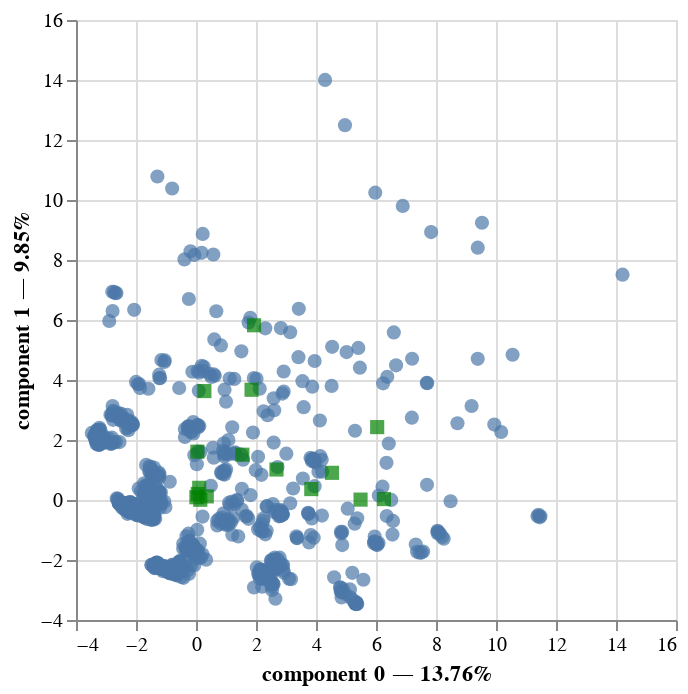

Notebook source saved alongside this figure:
### Markdown cell above
# Applying FAMD

### Code cell
train_famd = famd.fit(train_features_all)
train_famd.plot(train_features_all, x_component=0, y_component=1)

### Figure 1 — Vega-Lite specification as saved in the notebook (floating-point values rounded to 4 significant figures; data arrays with more than 128 entries replaced by an {"elided": "..."} marker saying what was removed)
{"config": {"view": {"continuousWidth": 300, "continuousHeight": 300}}, "layer": [{"data": {"name": "data-0f5a3fd1b4fbb9e711296850c04ab998"}, "mark": {"type": "circle", "size": 50}, "encoding": {"tooltip": [{"field": "index", "type": "quantitative"}, {"field": "component 0", "type": "quantitative"}, {"field": "component 1", "type": "quantitative"}], "x": {"axis": {"title": "component 0 — 13.76%"}, "field": "component 0", "scale": {"zero": false}, "type": "quantitative"}, "y": {"axis": {"title": "component 1 — 9.85%"}, "field": "component 1", "scale": {"zero": false}, "type": "quantitative"}}, "name": "view_1"}, {"data": {"name": "data-d5ea555a3fdd7614ecc546b18246af1b"}, "mark": {"type": "square", "color": "green", "size": 50}, "encoding": {"tooltip": [{"field": "variable", "type": "nominal"}], "x": {"field": "component 0", "scale": {"zero": false}, "type": "quantitative"}, "y": {"field": "component 1", "scale": {"zero": false}, "type": "quantitative"}}}], "params": [{"name": "param_1", "select": {"type": "interval", "encodings": ["x", "y"]}, "bind": "scales", "views": ["view_1"]}], "$schema": "https://vega.github.io/schema/vega-lite/v5.20.1.json", "datasets": {"data-0f5a3fd1b4fbb9e711296850c04ab998": {"elided": "1073 records"}, "data-d5ea555a3fdd7614ecc546b18246af1b": [{"variable": "X2", "component 0": 5.485, "component 1": 0.01307, "component 2": 0.4454, "component 3": 0.05725, "label": "X2"}, {"variable": "X3", "component 0": 0.1428, "component 1": 0.007636, "component 2": 0.000904, "component 3": 0.057, "label": "X3"}, {"variable": "X4", "component 0": 0.01359, "component 1": 0.09196, "component 2": 0.0189, "component 3": 0.09345, "label": "X4"}, {"variable": "X6", "component 0": 0.05808, "component 1": 0.2012, "component 2": 0.009443, "component 3": 0.4146, "label": "X6"}, {"variable": "X7", "component 0": 0.3588, "component 1": 0.1209, "component 2": 0.5683, "component 3": 0.08664, "label": "X7"}, {"variable": "X10", "component 0": 2.683, "component 1": 1.017, "component 2": 0.4206, "component 3": 0.6777, "label": "X10"}, {"variable": "X13", "component 0": 0.1077, "component 1": 0.4064, "component 2": 0.0003421, "component 3": 0.5232, "label": "X13"}, {"variable": "X17", "component 0": 1.546, "component 1": 1.51, "component 2": 0.6925, "component 3": 0.2787, "label": "X17"}, {"variable": "X11", "component 0": 0.04659, "component 1": 1.611, "component 2": 0.1469, "component 3": 1.757, "label": "X11"}, {"variable": "X12", "component 0": 3.843, "component 1": 0.3645, "component 2": 0.2645, "component 3": 0.0302, "label": "X12"}, {"variable": "X14", "component 0": 4.532, "component 1": 0.906, "component 2": 0.496, "component 3": 0.0186, "label": "X14"}, {"variable": "X15", "component 0": 6.264, "component 1": 0.0308, "component 2": 0.4462, "component 3": 0.06952, "label": "X15"}, {"variable": "X16", "component 0": 6.04, "component 1": 2.43, "component 2": 4.639, "component 3": 1.667, "label": "X16"}, {"variable": "X5", "component 0": 1.852, "component 1": 3.675, "component 2": 0.483, "component 3": 2.7, "label": "X5"}, {"variable": "X8", "component 0": 0.2792, "component 1": 3.631, "component 2": 4.427, "component 3": 3.797, "label": "X8"}, {"variable": "X9", "component 0": 1.935, "component 1": 5.825, "component 2": 1.155, "component 3": 1.191, "label": "X9"}]}}
